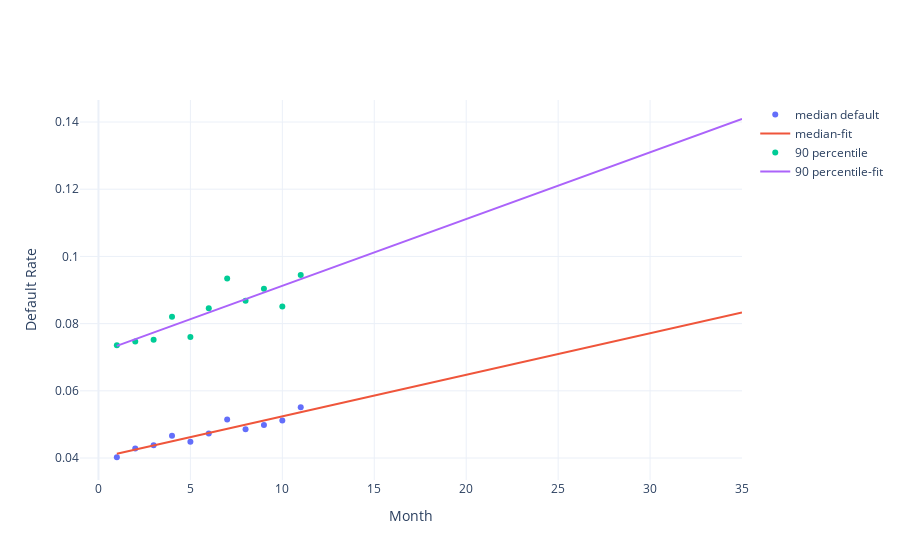

Notebook source saved alongside this figure:
### Code cell
medians=[]
quantile90=[]
for c in default_stats:
    medians.append(default_stats[c][0])
    quantile90.append(default_stats[c][1])
    
medians = pd.Series(medians, index=np.arange(1, len(medians)+1))
params1, covs1 = curve_fit(reg, xdata=medians.index, ydata=medians)

quantile90 = pd.Series(quantile90, index=np.arange(1, len(medians)+1))
params2, covs2 = curve_fit(reg, xdata=quantile90.index, ydata=quantile90)
    
fig = go.Figure([
    go.Scatter(name='median default', x=medians.index, y=medians, mode='markers'),
    go.Scatter(name='median-fit', x=np.arange(1,36), y=reg(np.arange(1,36), params1[0], params1[1])),
    go.Scatter(name='90 percentile', x=quantile90.index, y=quantile90, mode='markers'),
    go.Scatter(name='90 percentile-fit', x=np.arange(1,36), y=reg(np.arange(1,36), params2[0], params2[1]))
])

fig.update_layout(xaxis=dict(title='Month'), yaxis=dict(title='Default Rate'))
fig.show()

### Figure 1 — Plotly figure (JSON) as saved in the notebook; plotly's stock layout.template omitted (floating-point values rounded to 4 significant figures)
{"data": [{"mode": "markers", "name": "median default", "type": "scatter", "x": [1, 2, 3, 4, 5, 6, 7, 8, 9, 10, 11], "y": [0.04023, 0.04285, 0.04379, 0.04663, 0.04486, 0.04732, 0.05145, 0.04856, 0.04983, 0.05118, 0.05508]}, {"name": "median-fit", "type": "scatter", "x": [1, 2, 3, 4, 5, 6, 7, 8, 9, 10, 11, 12, 13, 14, 15, 16, 17, 18, 19, 20, 21, 22, 23, 24, 25, 26, 27, 28, 29, 30, 31, 32, 33, 34, 35], "y": [0.04125, 0.04249, 0.04372, 0.04496, 0.0462, 0.04744, 0.04867, 0.04991, 0.05115, 0.05239, 0.05362, 0.05486, 0.0561, 0.05734, 0.05857, 0.05981, 0.06105, 0.06229, 0.06352, 0.06476, 0.066, 0.06724, 0.06848, 0.06971, 0.07095, 0.07219, 0.07343, 0.07466, 0.0759, 0.07714, 0.07838, 0.07961, 0.08085, 0.08209, 0.08333]}, {"mode": "markers", "name": "90 percentile", "type": "scatter", "x": [1, 2, 3, 4, 5, 6, 7, 8, 9, 10, 11], "y": [0.07356, 0.07469, 0.07521, 0.08205, 0.07601, 0.08459, 0.09345, 0.08678, 0.09037, 0.08512, 0.09444]}, {"name": "90 percentile-fit", "type": "scatter", "x": [1, 2, 3, 4, 5, 6, 7, 8, 9, 10, 11, 12, 13, 14, 15, 16, 17, 18, 19, 20, 21, 22, 23, 24, 25, 26, 27, 28, 29, 30, 31, 32, 33, 34, 35], "y": [0.07337, 0.07535, 0.07734, 0.07933, 0.08131, 0.0833, 0.08528, 0.08727, 0.08926, 0.09124, 0.09323, 0.09521, 0.0972, 0.09919, 0.1012, 0.1032, 0.1051, 0.1071, 0.1091, 0.1111, 0.1131, 0.1151, 0.1171, 0.119, 0.121, 0.123, 0.125, 0.127, 0.129, 0.131, 0.133, 0.1349, 0.1369, 0.1389, 0.1409]}], "layout": {"xaxis": {"title": {"text": "Month"}}, "yaxis": {"title": {"text": "Default Rate"}}}}
